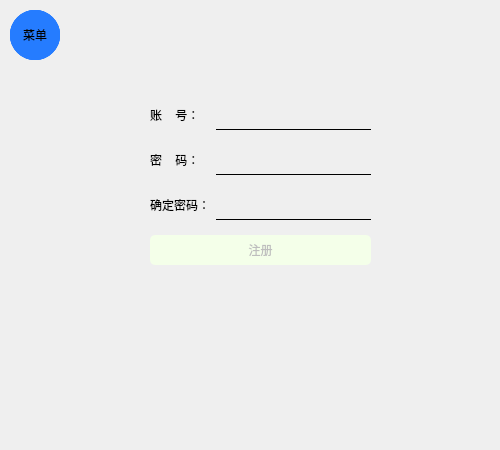
<?xml version="1.0" encoding="UTF-8"?>
<ui version="4.0">
 <class>Form</class>
 <widget class="QWidget" name="Form">
  <property name="geometry">
   <rect>
    <x>0</x>
    <y>0</y>
    <width>500</width>
    <height>450</height>
   </rect>
  </property>
  <property name="minimumSize">
   <size>
    <width>500</width>
    <height>450</height>
   </size>
  </property>
  <property name="maximumSize">
   <size>
    <width>500</width>
    <height>450</height>
   </size>
  </property>
  <property name="windowTitle">
   <string>注册界面</string>
  </property>
  <property name="styleSheet">
   <string notr="true">
QWidget#Form{
	border-image: url(:/register/images/register_background.jpg);
}</string>
  </property>
  <widget class="QPushButton" name="regMenuBtn">
   <property name="geometry">
    <rect>
     <x>10</x>
     <y>10</y>
     <width>50</width>
     <height>50</height>
    </rect>
   </property>
   <property name="styleSheet">
    <string notr="true">QPushButton{
	border-radius:25px;
	font: 12pt &quot;楷体&quot;;
	background-color: rgb(37, 124, 255);
	border:none
}
QPushButton:hover{
	border:6px double rgb(0, 0, 127);
}
QPushButton:checked{
	
	background-color: rgb(7, 32, 255);
}
</string>
   </property>
   <property name="text">
    <string>菜单</string>
   </property>
   <property name="checkable">
    <bool>true</bool>
   </property>
  </widget>
  <widget class="QPushButton" name="regAboutBtn">
   <property name="geometry">
    <rect>
     <x>10</x>
     <y>10</y>
     <width>50</width>
     <height>50</height>
    </rect>
   </property>
   <property name="styleSheet">
    <string notr="true">QPushButton{
	border-radius:25px;
	font: 12pt &quot;楷体&quot;;
	background-color: rgb(37, 124, 255);}
QPushButton:hover{
	border:6px double rgb(0, 0, 127);
}
QPushButton:checked{
	
	background-color: rgb(7, 32, 255);
}
</string>
   </property>
   <property name="text">
    <string>关于</string>
   </property>
  </widget>
  <widget class="QPushButton" name="regExitBtn">
   <property name="geometry">
    <rect>
     <x>10</x>
     <y>10</y>
     <width>50</width>
     <height>50</height>
    </rect>
   </property>
   <property name="styleSheet">
    <string notr="true">QPushButton{
	border-radius:25px;
	font: 12pt &quot;楷体&quot;;
	background-color: rgb(37, 124, 255);}
QPushButton:hover{
	border:6px double rgb(0, 0, 127);
}
QPushButton:checked{
	
	background-color: rgb(7, 32, 255);
}
</string>
   </property>
   <property name="text">
    <string>退出</string>
   </property>
  </widget>
  <widget class="QPushButton" name="regResetBtn">
   <property name="geometry">
    <rect>
     <x>10</x>
     <y>10</y>
     <width>50</width>
     <height>50</height>
    </rect>
   </property>
   <property name="styleSheet">
    <string notr="true">QPushButton{
	border-radius:25px;
	font: 12pt &quot;楷体&quot;;
	background-color: rgb(37, 124, 255);}
QPushButton:hover{
	border:6px double rgb(0, 0, 127);
}
QPushButton:checked{
	
	background-color: rgb(7, 32, 255);
}
</string>
   </property>
   <property name="text">
    <string>重置</string>
   </property>
  </widget>
  <widget class="QWidget" name="layoutWidget">
   <property name="geometry">
    <rect>
     <x>150</x>
     <y>100</y>
     <width>221</width>
     <height>182</height>
    </rect>
   </property>
   <layout class="QFormLayout" name="formLayout">
    <property name="verticalSpacing">
     <number>15</number>
    </property>
    <item row="0" column="0">
     <widget class="QLabel" name="label">
      <property name="styleSheet">
       <string notr="true">
color: rgb(0, 0, 0);
font: 12pt &quot;楷体&quot;;</string>
      </property>
      <property name="text">
       <string>账    号：</string>
      </property>
     </widget>
    </item>
    <item row="0" column="1">
     <widget class="QLineEdit" name="AccountEdit">
      <property name="minimumSize">
       <size>
        <width>0</width>
        <height>30</height>
       </size>
      </property>
      <property name="styleSheet">
       <string notr="true">background-color: transparent;
border:none;
border-bottom:1px solid black; </string>
      </property>
      <property name="placeholderText">
       <string comment="请输入密码" extracomment="请输入密码"/>
      </property>
      <property name="clearButtonEnabled">
       <bool>true</bool>
      </property>
     </widget>
    </item>
    <item row="1" column="0">
     <widget class="QLabel" name="label_2">
      <property name="styleSheet">
       <string notr="true">
color: rgb(0, 0, 0);
font: 12pt &quot;楷体&quot;;</string>
      </property>
      <property name="text">
       <string>密    码：</string>
      </property>
     </widget>
    </item>
    <item row="1" column="1">
     <widget class="QLineEdit" name="PasswordEdit">
      <property name="minimumSize">
       <size>
        <width>0</width>
        <height>30</height>
       </size>
      </property>
      <property name="styleSheet">
       <string notr="true">background-color: transparent;
border:none;
border-bottom:1px solid black; </string>
      </property>
      <property name="clearButtonEnabled">
       <bool>true</bool>
      </property>
     </widget>
    </item>
    <item row="2" column="0">
     <widget class="QLabel" name="label_3">
      <property name="styleSheet">
       <string notr="true">
color: rgb(0, 0, 0);
font: 12pt &quot;楷体&quot;;</string>
      </property>
      <property name="text">
       <string>确定密码：</string>
      </property>
     </widget>
    </item>
    <item row="2" column="1">
     <widget class="QLineEdit" name="ensurePwdEdit">
      <property name="minimumSize">
       <size>
        <width>0</width>
        <height>30</height>
       </size>
      </property>
      <property name="styleSheet">
       <string notr="true">background-color: transparent;
border:none;
border-bottom:1px solid black; </string>
      </property>
      <property name="clearButtonEnabled">
       <bool>true</bool>
      </property>
     </widget>
    </item>
    <item row="3" column="0" colspan="2">
     <widget class="QPushButton" name="registerBtn">
      <property name="enabled">
       <bool>false</bool>
      </property>
      <property name="minimumSize">
       <size>
        <width>0</width>
        <height>30</height>
       </size>
      </property>
      <property name="styleSheet">
       <string notr="true">
QPushButton{
	background-color: rgb(37, 124, 255);
	font: 13pt &quot;楷体&quot;;
	border-radius:5px;
}
QPushButton:hover{
	background-color: rgb(42, 145, 255);
}
QPushButton:pressed{
	background-color: rgb(23, 27, 255);
}
QPushButton:disabled{
	background-color:rgb(244, 255, 233);
}</string>
      </property>
      <property name="text">
       <string>注册</string>
      </property>
     </widget>
    </item>
   </layout>
  </widget>
  <zorder>regAboutBtn</zorder>
  <zorder>regExitBtn</zorder>
  <zorder>regResetBtn</zorder>
  <zorder>layoutWidget</zorder>
  <zorder>regMenuBtn</zorder>
 </widget>
 <resources>
  <include location="../images.qrc"/>
 </resources>
 <connections>
  <connection>
   <sender>regMenuBtn</sender>
   <signal>clicked(bool)</signal>
   <receiver>Form</receiver>
   <slot>show_hide_btn()</slot>
   <hints>
    <hint type="sourcelabel">
     <x>35</x>
     <y>38</y>
    </hint>
    <hint type="destinationlabel">
     <x>-20</x>
     <y>68</y>
    </hint>
   </hints>
  </connection>
  <connection>
   <sender>regAboutBtn</sender>
   <signal>clicked()</signal>
   <receiver>Form</receiver>
   <slot>about()</slot>
   <hints>
    <hint type="sourcelabel">
     <x>48</x>
     <y>36</y>
    </hint>
    <hint type="destinationlabel">
     <x>-8</x>
     <y>200</y>
    </hint>
   </hints>
  </connection>
  <connection>
   <sender>regResetBtn</sender>
   <signal>clicked()</signal>
   <receiver>Form</receiver>
   <slot>reset()</slot>
   <hints>
    <hint type="sourcelabel">
     <x>44</x>
     <y>39</y>
    </hint>
    <hint type="destinationlabel">
     <x>-2</x>
     <y>178</y>
    </hint>
   </hints>
  </connection>
  <connection>
   <sender>regExitBtn</sender>
   <signal>clicked()</signal>
   <receiver>Form</receiver>
   <slot>btn_exit()</slot>
   <hints>
    <hint type="sourcelabel">
     <x>45</x>
     <y>42</y>
    </hint>
    <hint type="destinationlabel">
     <x>-22</x>
     <y>156</y>
    </hint>
   </hints>
  </connection>
  <connection>
   <sender>registerBtn</sender>
   <signal>clicked()</signal>
   <receiver>Form</receiver>
   <slot>register()</slot>
   <hints>
    <hint type="sourcelabel">
     <x>269</x>
     <y>250</y>
    </hint>
    <hint type="destinationlabel">
     <x>235</x>
     <y>296</y>
    </hint>
   </hints>
  </connection>
  <connection>
   <sender>AccountEdit</sender>
   <signal>textChanged(QString)</signal>
   <receiver>Form</receiver>
   <slot>registerBtnEnable()</slot>
   <hints>
    <hint type="sourcelabel">
     <x>328</x>
     <y>118</y>
    </hint>
    <hint type="destinationlabel">
     <x>498</x>
     <y>115</y>
    </hint>
   </hints>
  </connection>
  <connection>
   <sender>PasswordEdit</sender>
   <signal>textChanged(QString)</signal>
   <receiver>Form</receiver>
   <slot>registerBtnEnable()</slot>
   <hints>
    <hint type="sourcelabel">
     <x>327</x>
     <y>161</y>
    </hint>
    <hint type="destinationlabel">
     <x>540</x>
     <y>162</y>
    </hint>
   </hints>
  </connection>
  <connection>
   <sender>ensurePwdEdit</sender>
   <signal>textChanged(QString)</signal>
   <receiver>Form</receiver>
   <slot>registerBtnEnable()</slot>
   <hints>
    <hint type="sourcelabel">
     <x>322</x>
     <y>207</y>
    </hint>
    <hint type="destinationlabel">
     <x>502</x>
     <y>205</y>
    </hint>
   </hints>
  </connection>
 </connections>
 <slots>
  <slot>show_hide_btn()</slot>
  <slot>about()</slot>
  <slot>reset()</slot>
  <slot>btn_exit()</slot>
  <slot>register()</slot>
  <slot>registerBtnEnable()</slot>
 </slots>
</ui>
